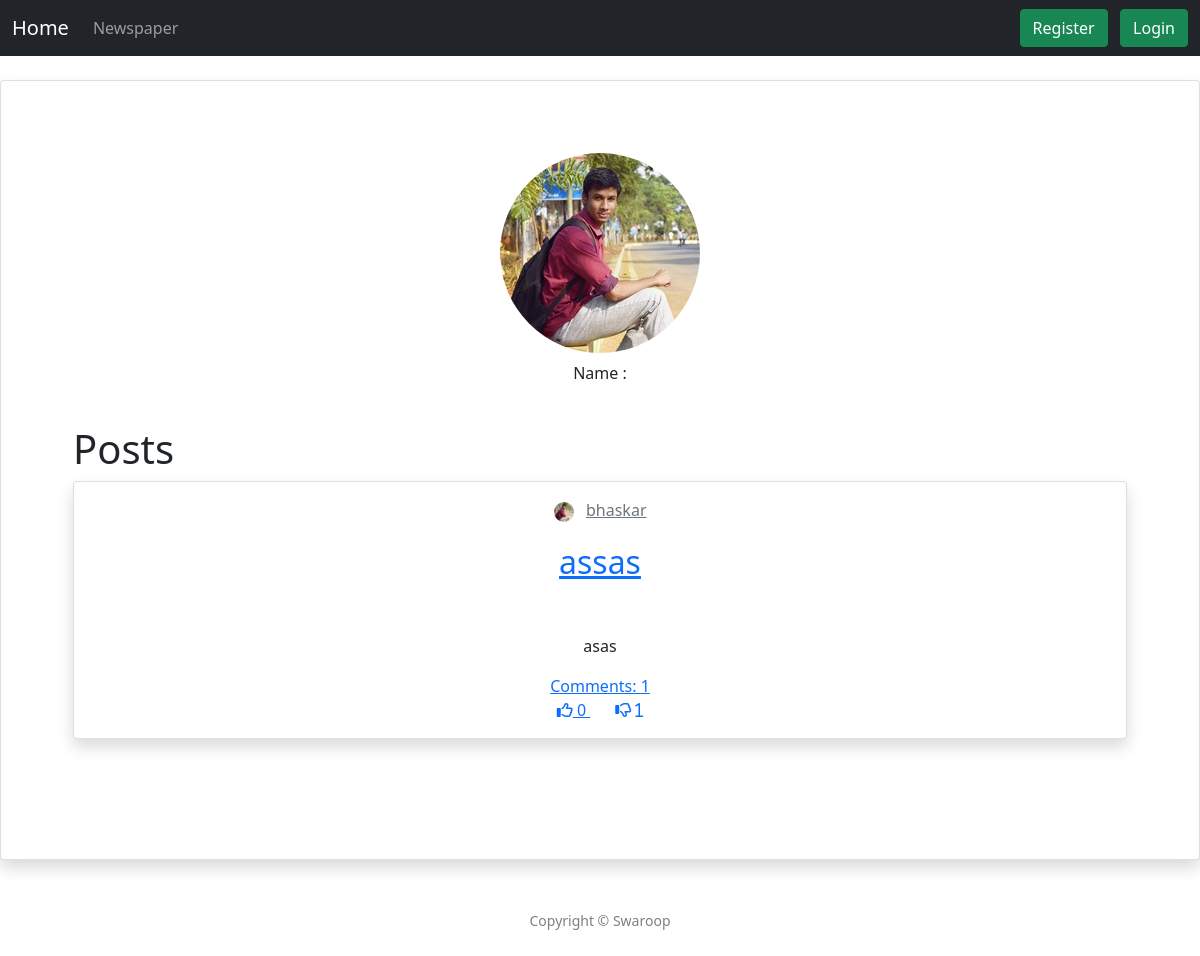
/user/bhaskar/, run on an earlier commit of the app's database.
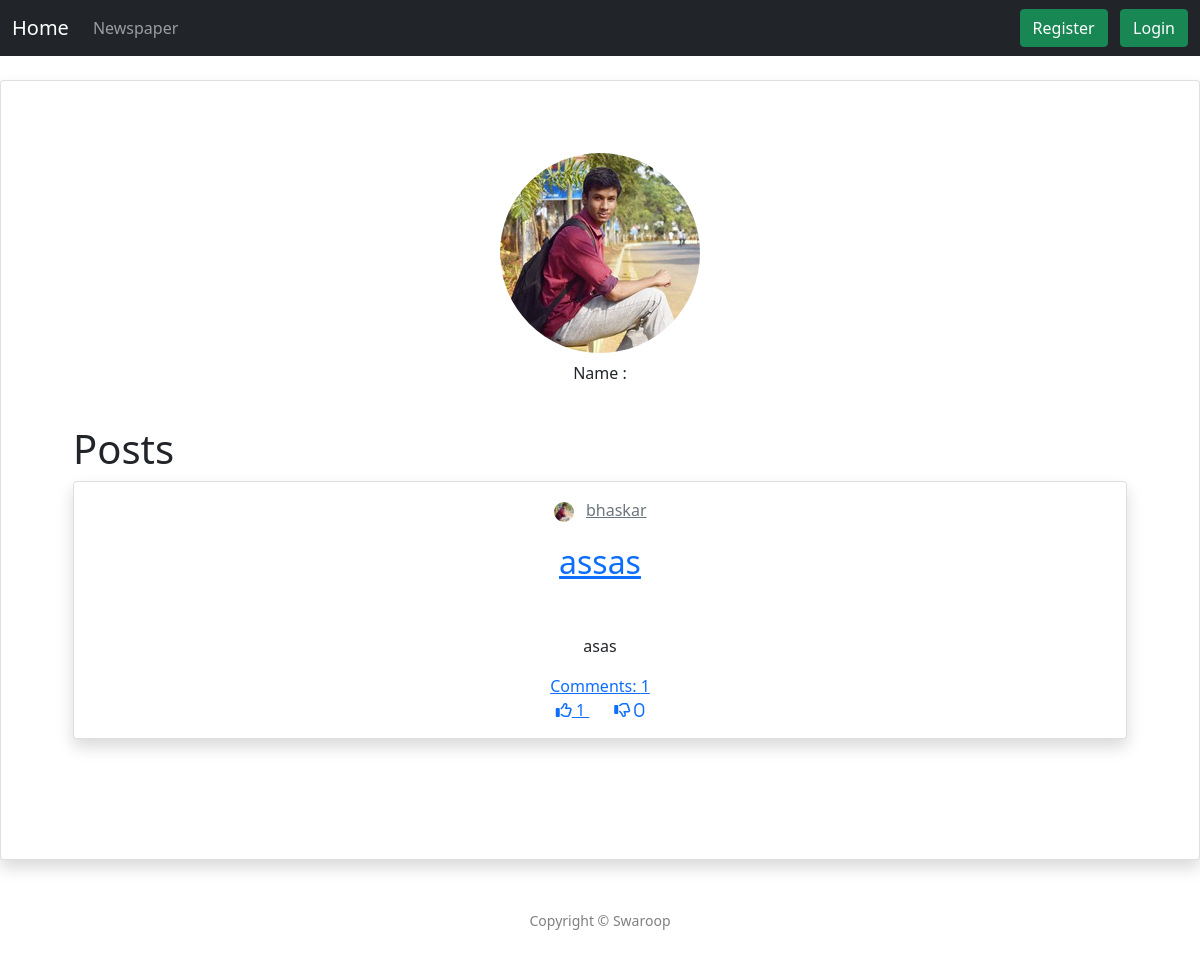
And on a later commit of the database.
### issues/models.py (models this page shows, shortened)
class Issue(models.Model):
    title = models.CharField(max_length=100)
    description = models.TextField()
    date_posted = models.DateTimeField(default=timezone.now)
    location = models.CharField(max_length=20)
    user = models.ForeignKey(User, on_delete=models.CASCADE)
    image = models.ImageField(upload_to='issue_images', blank=True)
    is_resolved = models.BooleanField(default=False)
    is_newspaper = models.BooleanField(default=False)
    def get_total_likes(self):
        return self.likes.users.count()
    def get_total_dis_likes(self):
        return self.dis_likes.users.count()

class IDisLike(models.Model):
    issue = models.OneToOneField(Issue, related_name="dis_likes", on_delete=models.CASCADE)
    users = models.ManyToManyField(User, related_name='requirement_issue_dis_likes')
    created_at = models.DateTimeField(auto_now_add=True)
    updated_at = models.DateTimeField(auto_now=True)

class UserProfile(models.Model):
    user = models.OneToOneField(User, on_delete=models.CASCADE)
    bio = models.CharField(max_length=100, default='', blank=True)
    website = models.URLField(default='', blank=True)
    image = ProcessedImageField(default="default.png", upload_to='profile_image', processors=[ResizeToFill(200, 200)],
                                format='JPEG', options={'quality': 90})
    thumbnail = ImageSpecField(source='image', processors=[ResizeToFill(50, 50)], format='JPEG',
                               options={'quality': 100})

class ILike(models.Model):
    issue = models.OneToOneField(Issue, related_name="likes", on_delete=models.CASCADE)
    users = models.ManyToManyField(User, related_name='requirement_issue_likes')
    created_at = models.DateTimeField(auto_now_add=True)
    updated_at = models.DateTimeField(auto_now=True)

### issues/views.py (the view)
# urls.py: path('user/<str:username>/', views.UserListView.as_view(), name='user-issues'),
class UserListView(ListView):
    model = Issue
    template_name = 'user_posts.html'
    context_object_name = 'issues'
    ordering = ['-date_posted']
    def get_queryset(self):
        user = get_object_or_404(User, username=self.kwargs.get('username'))
        return Issue.objects.filter(user=user).order_by('-date_posted')

### templates/user_posts.html (shortened to what this page needs)
{% extends "header.html"%}
{% block content %}
{% for issue in issues|slice:":1" %}
<div class="card shadow  portfolio">
    <div class="bio-image">
        <a href="#aboutModal" data-toggle="modal" data-target="#myModal"><img src="{{ issue.user.userprofile.image.url }}" alt="image" width="200" height="200"  /></a>
    <div >
                    <p>Name : {{ issue.user.first_name }} {{ issue.user.last_name }}</p>
                        <br>
    </div>
{% endfor %}
<h1 align="left">Posts</h1>
 {% for issue in issues %}
<div class="card shadow p-3 mb-5 bg-white rounded">
    <div style="text-align: inline;">
        <img src="{{ issue.user.userprofile.image.url }}" width="20" height="20" alt=""> &nbsp;
        <a class="card-subtitle mb-2 text-muted" href="{% url 'user-issues' issue.user.username %}">{{ issue.user }}</a>
</div>
<div class="card-body">
    <a class="card-title" style="font-size: 2em;" href="{% url 'issue-detail' issue.id %}">{{ issue.title }}</a>
    <p class="card-text">{{ issue.description|truncatewords:"30" }}</p>
</div>
<a href="{% url 'issue-detail' issue.id %}">Comments: {{ issue.comments.count }}</a>
<div >
    {% if user in issue.likes.users.all%}
    <a href={% url 'requirement_issue_vote' issue_id=issue.pk opition='like' %}>
    <i class='fas fa-thumbs-up'></i> <span>{{issue.get_total_likes}}</span>
    </a>
    {% else %}
    <a href={% url 'requirement_issue_vote' issue_id=issue.pk opition='like' %}>
        <i class='far fa-thumbs-up'></i>
    <span>{% if issue.get_total_likes  %}{{issue.get_total_likes}} {% else %} 0
    {% endif %}</span>
    {% endif %}
    {% if request.user in issue.dis_likes.users.all %}
    <a href={% url 'requirement_issue_vote' issue_id=issue.pk opition='dis_like' %}>
        <i class="fas fa-thumbs-down">
    <span>{{issue.get_total_dis_likes}}</span></i>
    </a>
    {% else %}
    <a href={% url 'requirement_issue_vote' issue_id=issue.pk opition='dis_like' %}>
        <i class="far fa-thumbs-down">
    <span>{% if  issue.get_total_dis_likes %}{{issue.get_total_dis_likes}}
    {% else %} 0 {% endif %}</span></i>
    {% endif %}
</div>
</div>
{% endfor %}
</div>
{% endblock content %}

What changed in the data, as far as the page shows it:
changed Issue "assas": get_total_likes (not shown) → "1"; get_total_dis_likes "1" → (not shown)
